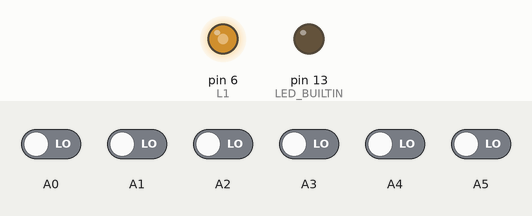
A sketch run on a simulated Arduino Nano, built with avr-gcc and run on an emulated ATmega328P. Shown: output pins drawn as LEDs (lit = HIGH). The inputs (shaded band) are chosen by the test bench; at power-on: A0–5 LOW. Pins used as bus, display or sensor lines are not drawn.

Above: at 12.2 s.
12.3 s: A0 driven HIGH
At 13.5 s:
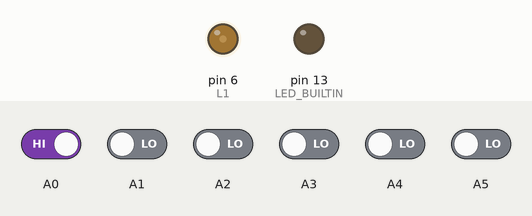
13.8 s: A1 driven HIGH
At 14.7 s:
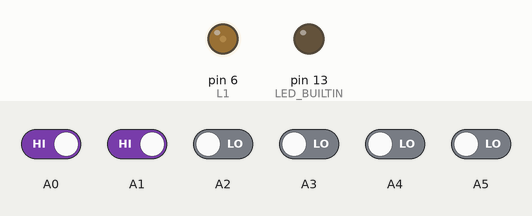
15.3 s: A2 driven HIGH
At 15.8 s:
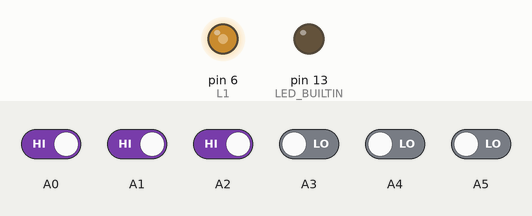
16.8 s: A3 driven HIGH
At 18.0 s:
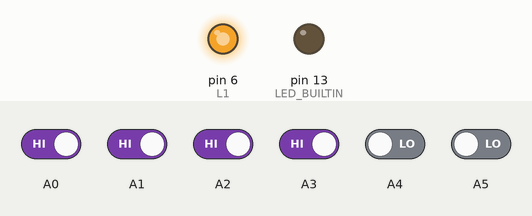
18.3 s: A4 driven HIGH
At 29.8 s:
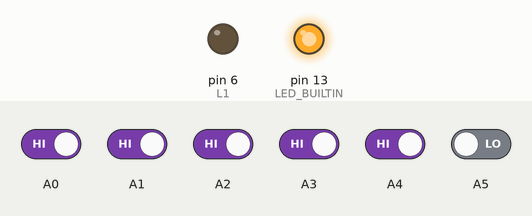
Timing chart, 0 to 30.5 s (numbered marks = the images above; inputs shaded):
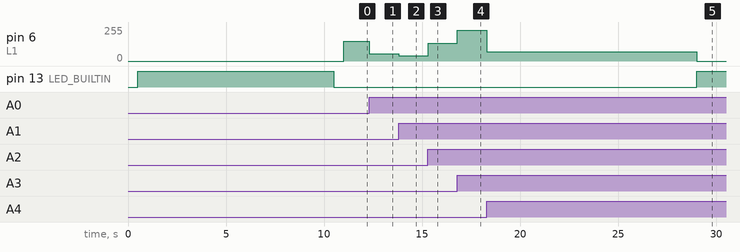

Measured:
- after the input at 12.3 s, pin 6 (L1): 150/255 → 55/255 at once
- after the input at 13.8 s, pin 6 (L1): 55/255 → 40/255 at once
- after the input at 15.3 s, pin 6 (L1): 40/255 → 135/255 at once
- after the input at 16.8 s, pin 6 (L1): 135/255 → 230/255 at once
- after the input at 18.3 s, pin 6 (L1): 230/255 → 69/255 at once, → 0/255 10.7 s later

The sketch:

codigoFreios.ino
```cpp
#include <QTRSensors.h>

#define Kp .19 // experiment to determine this, start by something small that just makes your bot follow the line at a slow speed
#define Kd 1.12 // experiment to determine this, slowly increase the speeds and adjust this value. (Note: Kp < Kd)
#define lapSeconds 18 // this will determine how many seconds the bot will be running, remember this is in SECONDS, not millis...

// MaxSpeeds should be tuned if the robot seems to turn faster with one motor than with the other...
#define rightMaxSpeed 250
#define leftMaxSpeed 250

// BaseSpeeds should be tuned if the robot seems to be "turning" while it sould be going straight...
#define rightBaseSpeed 142
#define leftBaseSpeed 150

QTRSensors qtr;

const uint8_t L1 = 6, L2 = 5, R1 = 10, R2 = 9;
const uint8_t SensorCount = 6;
const uint8_t EmitterPin = A6;
uint16_t sensorValues[SensorCount];
uint8_t rightMotorBrakes = 0, leftMotorBrakes = 0;
int position, error, lastError, motorSpeed;

// Variable to keep LAP TIME (no start/stop sensor), this will be used in milliseconds and started by "startLap()" function.
long lapTime;

long startLap(int time) {
  lapTime = millis() + time * 1000;
  return lapTime;
}

void setup()
{
  // Setting A6 as an OUTPUT for the LEDON switch wich will be HIGH the entire run. (OPTIONAL)
  //pinMode(A6, OUTPUT);

  // configure the sensors
  qtr.setTypeRC();
  qtr.setSensorPins((const uint8_t[]){A0, A1, A2, A3, A4, A5}, SensorCount);
  // If you need to use a pin to turn ON/OFF the sensors, set it on pinMode then uncomment this line below:
  //qtr.setEmitterPin(EmitterPin);

  delay(500);
  pinMode(LED_BUILTIN, OUTPUT);
  digitalWrite(LED_BUILTIN, HIGH); // turn on Arduino's LED to indicate we are in calibration mode

  // 2.5 ms RC read timeout (default) * 10 reads per calibrate() call
  // = ~25 ms per calibrate() call.
  // Call calibrate() 400 times to make calibration take about 10 seconds.
  for (uint16_t i = 0; i < 400; i++) {
    qtr.calibrate();
  }
  digitalWrite(LED_BUILTIN, LOW); // turn off Arduino's LED to indicate we are through with calibration
  delay(500);

  // print the calibration minimum values measured when emitters were on
  // Serial.begin(9600);
  // for (uint8_t i = 0; i < SensorCount; i++)
  // {
  //   Serial.print(qtr.calibrationOn.minimum[i]);
  //   Serial.print(' ');
  // }
  // Serial.println();

  // // print the calibration maximum values measured when emitters were on
  // for (uint8_t i = 0; i < SensorCount; i++)
  // {
  //   Serial.print(qtr.calibrationOn.maximum[i]);
  //   Serial.print(' ');
  // }
  // Serial.println();
  // Serial.println();

  lapTime = startLap(lapSeconds);
}

void loop()
{
  // read calibrated sensor values and obtain a measure of the line position
  // from 0 to 5000 (for a white line, use readLineWhite() instead)
  // uint16_t position = qtr.readLineBlack(sensorValues);
  position = qtr.readLineWhite(sensorValues);

  error = position - 2500;

  motorSpeed = Kp * error + Kd * (error - lastError);
  lastError = error;

  int rightMotorSpeed = rightBaseSpeed + motorSpeed;
  int leftMotorSpeed = leftBaseSpeed - motorSpeed;

  // Prevents the motors from going beyond MAX speed
  if (rightMotorSpeed > rightMaxSpeed ) rightMotorSpeed = rightMaxSpeed;
  if (leftMotorSpeed > leftMaxSpeed ) leftMotorSpeed = leftMaxSpeed;

  // If the speeds are negative, turn into braking proportional to the negative speed received
  if (rightMotorSpeed < 0) rightMotorBrakes = rightMotorSpeed * -1;
  if (leftMotorSpeed < 0) leftMotorBrakes = leftMotorSpeed * -1;

  // Debug Avançado...
  // Serial.print("Posicao: ");
  // Serial.println(position);
  // Serial.print("ERRO: ");
  // Serial.println(error);
  // Serial.print("Esquerda: ");
  // Serial.println(leftMotorSpeed);
  // Serial.print("Direita: ");
  // Serial.println(rightMotorSpeed);
  // Serial.println();Serial.println();
  // delay(250);

  if(millis() < lapTime) {
    // Verifies if a sharp turn needs braking
    if(rightMotorSpeed < 0 || leftMotorSpeed < 0) {
      // Verifies which side will brake
      if(rightMotorSpeed < leftMotorSpeed){
        // Apply breaking on RIGHT MOTOR.
        analogWrite(R1, rightMotorBrakes);
        digitalWrite(R2, rightMotorBrakes);
        analogWrite(L1, leftMotorSpeed);
        digitalWrite(L2, LOW);
      } else {
        // Apply breaking on LEFT MOTOR.
        analogWrite(R1, rightMotorSpeed);
        digitalWrite(R2, LOW);
        analogWrite(L1, leftMotorBrakes);
        digitalWrite(L2, leftMotorBrakes);
      }
    } else {
      // Sends the power to the wheels
      analogWrite(R1, rightMotorSpeed);
      digitalWrite(R2, LOW);
      analogWrite(L1, leftMotorSpeed);
      digitalWrite(L2, LOW);
    }
  } else {
    // Lap time is OVER, STOP.
    digitalWrite(LED_BUILTIN, HIGH);
    digitalWrite(R1, LOW);
    digitalWrite(R2, LOW);
    digitalWrite(L1, LOW);
    digitalWrite(L2, LOW);
  }
}
```
